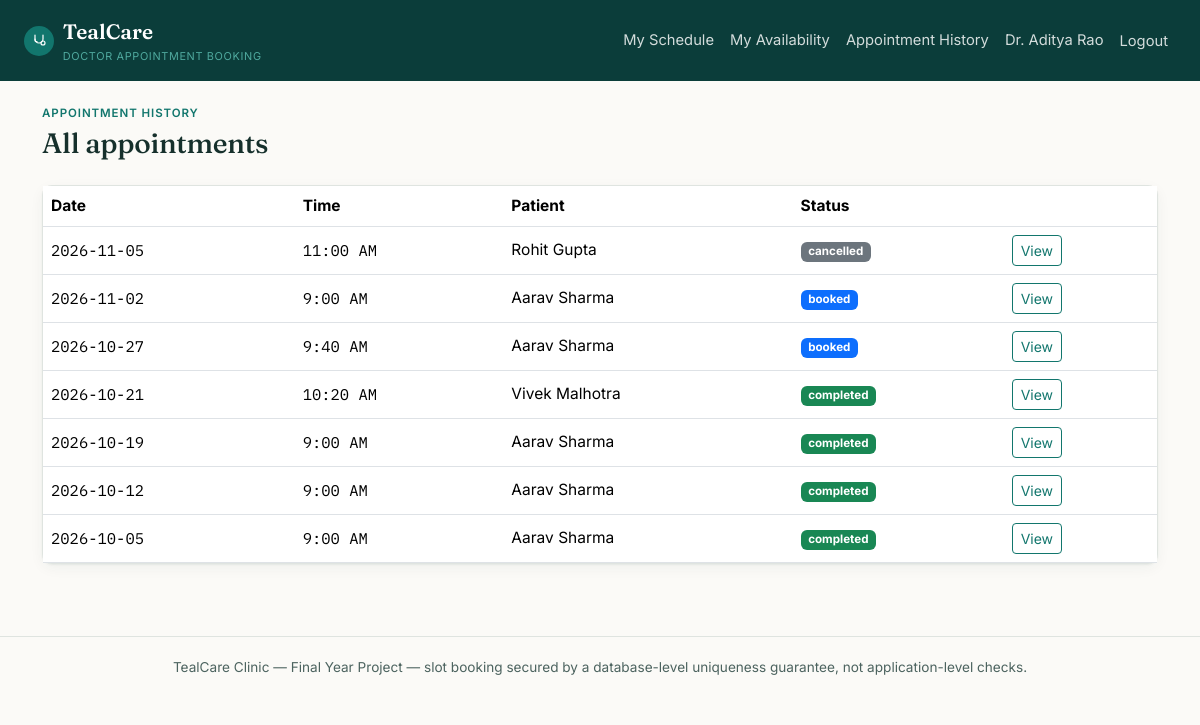
The app's page /doctor/appointments (signed in) with its own data.
### tables this page shows
CREATE TABLE users (
    id INT AUTO_INCREMENT PRIMARY KEY,
    role ENUM('admin','doctor','patient') NOT NULL,
    name VARCHAR(150) NOT NULL,
    email VARCHAR(190) NOT NULL UNIQUE,
    password_hash VARCHAR(255) NOT NULL,
    phone VARCHAR(20) NULL,
     
    staff_code VARCHAR(20) NULL UNIQUE,
     
     
    status ENUM('active','suspended') NOT NULL DEFAULT 'active',
    reset_token VARCHAR(64) NULL,
    reset_token_expires_at DATETIME NULL,
    created_at TIMESTAMP NOT NULL DEFAULT CURRENT_TIMESTAMP
);

CREATE TABLE appointments (
    id INT AUTO_INCREMENT PRIMARY KEY,
    patient_id INT NOT NULL,
    doctor_id INT NOT NULL,
     
     
    reservation_id INT NULL,
    appointment_date DATE NOT NULL,
    start_time TIME NOT NULL,
    end_time TIME NOT NULL,
    status ENUM('booked','completed','cancelled','no_show') NOT NULL DEFAULT 'booked',
    notes TEXT NULL,
    cancelled_by VARCHAR(20) NULL,
     
     
    is_stress_test TINYINT(1) NOT NULL DEFAULT 0,
    created_at TIMESTAMP NOT NULL DEFAULT CURRENT_TIMESTAMP,
    updated_at TIMESTAMP NOT NULL DEFAULT CURRENT_TIMESTAMP ON UPDATE CURRENT_TIMESTAMP,
    FOREIGN KEY (patient_id) REFERENCES users(id),
    FOREIGN KEY (doctor_id) REFERENCES doctors(id),
    FOREIGN KEY (reservation_id) REFERENCES slot_reservations(id) ON DELETE SET NULL,
    INDEX idx_doctor_date (doctor_id, appointment_date),
    INDEX idx_patient (patient_id)
);

### app/views/doctor/history.php (the view, shortened to what the rows shown need)
<p class="eyebrow mb-1">Appointment history</p>
<h1 class="h3 mb-4">All appointments</h1>
<div class="card card-tc">
    <div class="card-body p-0">
        <?php if (empty($appointments)): ?>
            <p class="text-muted p-4 mb-0">No appointments yet.</p>
        <?php else: ?>
            <table class="table mb-0 align-middle">
                <thead><tr><th>Date</th><th>Time</th><th>Patient</th><th>Status</th><th></th></tr></thead>
                <tbody>
                <?php foreach ($appointments as $a): ?>
                    <tr>
                        <td class="mono"><?= htmlspecialchars($a['appointment_date'], ENT_QUOTES) ?></td>
                        <td class="mono"><?= date('g:i A', strtotime($a['start_time'])) ?></td>
                        <td><?= htmlspecialchars($a['patient_name'], ENT_QUOTES) ?></td>
                        <td>
                            <?php
                            $badges = ['booked' => 'primary', 'completed' => 'success', 'cancelled' => 'secondary', 'no_show' => 'danger'];
                            $cls = $badges[$a['status']] ?? 'secondary';
                            ?>
                            <span class="badge text-bg-<?= $cls ?>"><?= htmlspecialchars(str_replace('_', ' ', $a['status']), ENT_QUOTES) ?></span>
                        </td>
                        <td><a href="<?= Router::url('/doctor/appointments/' . $a['id']) ?>" class="btn btn-sm btn-outline-tc">View</a></td>
                    </tr>
                <?php endforeach; ?>
                </tbody>
            </table>
        <?php endif; ?>
    </div>
</div>

### core/Router.php (shortened to what the rows shown need)
<?php
class Router
{
    private array $routes = ['GET' => [], 'POST' => []];
    private static string $basePath = '';
    public static function setBasePath(string $path): void
    {
        self::$basePath = rtrim($path, '/');
    }
    public static function url(string $path = ''): string
    {
        return self::$basePath . $path;
    }
    public function get(string $pattern, array $handler): void
    {
        $this->routes['GET'][$pattern] = $handler;
    }
    public function post(string $pattern, array $handler): void
    {
        $this->routes['POST'][$pattern] = $handler;
    }
    public function dispatch(string $method, string $uri): void
    {
        $path = parse_url($uri, PHP_URL_PATH) ?? '/';
        $path = rtrim($path, '/');
        foreach ($this->routes[$method] ?? [] as $pattern => $handler) {
            $params = $this->match($pattern, $path);
            if ($params !== null) {
                [$controllerClass, $action] = $handler;
                $controller = new $controllerClass();
                call_user_func_array([$controller, $action], $params);
                return;
            }
        }
    }
    private function match(string $pattern, string $path): ?array
    {
        $regex = preg_replace('#\{[a-zA-Z_]+\}#', '([^/]+)', $pattern);
        $regex = rtrim($regex, '/');
        if ($regex === '') {
            $regex = '/';
        }
        if (!preg_match('#^' . $regex . '$#', $path, $matches)) {
            return null;
        }
        array_shift($matches);
        return $matches;
    }
}

### app/views/partials/header.php (shortened to what the rows shown need)
<?php
$currentUser = Auth::user();
?>
<!doctype html>
<html lang="en">
<head>
    <link href="https://cdn.jsdelivr.net/npm/bootstrap@5.3.3/dist/css/bootstrap.min.css" rel="stylesheet">
    <link href="<?= Router::url('/assets/css/style.css') ?>" rel="stylesheet">
</head>
<body>
<nav class="navbar navbar-expand-lg navbar-tc">
    <div class="container-fluid px-3 px-lg-4">
        <a class="navbar-brand" href="<?= Router::url($currentUser ? \App\Controllers\AuthController::roleHome($currentUser['role']) : '/login') ?>">
            <span class="brand-mark">
            </span>
            <span>TealCare<small>Doctor Appointment Booking</small></span>
        </a>
        <div class="collapse navbar-collapse" id="navMain">
            <ul class="navbar-nav ms-auto align-items-lg-center">
                <?php if ($currentUser && $currentUser['role'] === 'admin'): ?>
                    <li class="nav-item"><a class="nav-link" href="<?= Router::url('/admin/dashboard') ?>">Dashboard</a></li>
                    <li class="nav-item"><a class="nav-link" href="<?= Router::url('/admin/doctors') ?>">Doctors</a></li>
                    <li class="nav-item"><a class="nav-link" href="<?= Router::url('/admin/specializations') ?>">Specializations</a></li>
                    <li class="nav-item"><a class="nav-link" href="<?= Router::url('/admin/board') ?>">Today's Board</a></li>
                    <li class="nav-item"><a class="nav-link" href="<?= Router::url('/admin/appointments') ?>">Appointments</a></li>
                    <li class="nav-item"><a class="nav-link" href="<?= Router::url('/admin/patients') ?>">Patients</a></li>
                    <li class="nav-item"><a class="nav-link" href="<?= Router::url('/admin/stress-test') ?>">Stress Test</a></li>
                    <li class="nav-item"><a class="nav-link" href="<?= Router::url('/admin/audit-log') ?>">Audit &amp; Reports</a></li>
                <?php elseif ($currentUser && $currentUser['role'] === 'doctor'): ?>
                    <li class="nav-item"><a class="nav-link" href="<?= Router::url('/doctor/dashboard') ?>">My Schedule</a></li>
                    <li class="nav-item"><a class="nav-link" href="<?= Router::url('/doctor/availability') ?>">My Availability</a></li>
                    <li class="nav-item"><a class="nav-link" href="<?= Router::url('/doctor/appointments') ?>">Appointment History</a></li>
                <?php endif; ?>
                <?php if ($currentUser): ?>
                    <li class="nav-item"><a class="nav-link" href="<?= Router::url('/account') ?>"><?= htmlspecialchars($currentUser['name'], ENT_QUOTES) ?></a></li>
                    <li class="nav-item">
                        <form method="post" action="<?= Router::url('/logout') ?>" class="d-inline">
                            <button type="submit" class="btn btn-link nav-link" style="border:0;">Logout</button>
                        </form>
                    </li>
                <?php else: ?>
                    <li class="nav-item"><a class="nav-link" href="<?= Router::url('/login') ?>">Login</a></li>
                    <li class="nav-item"><a class="nav-link" href="<?= Router::url('/register') ?>">Register</a></li>
                <?php endif; ?>
            </ul>
        </div>
    </div>
</nav>
<div class="container py-4">

### records on screen
users: name "Dr. Aditya Rao"
appointments: appointment_date "2026-11-05", start_time "11:00 AM", patient.name "Rohit Gupta", status "cancelled"
appointments: appointment_date "2026-11-02", start_time "9:00 AM", patient.name "Aarav Sharma", status "booked"
appointments: appointment_date "2026-10-27", start_time "9:40 AM", patient.name "Aarav Sharma", status "booked"
appointments: appointment_date "2026-10-21", start_time "10:20 AM", patient.name "Vivek Malhotra", status "completed"
appointments: appointment_date "2026-10-19", start_time "9:00 AM", patient.name "Aarav Sharma", status "completed"
appointments: appointment_date "2026-10-12", start_time "9:00 AM", patient.name "Aarav Sharma", status "completed"
appointments: appointment_date "2026-10-05", start_time "9:00 AM", patient.name "Aarav Sharma", status "completed"
